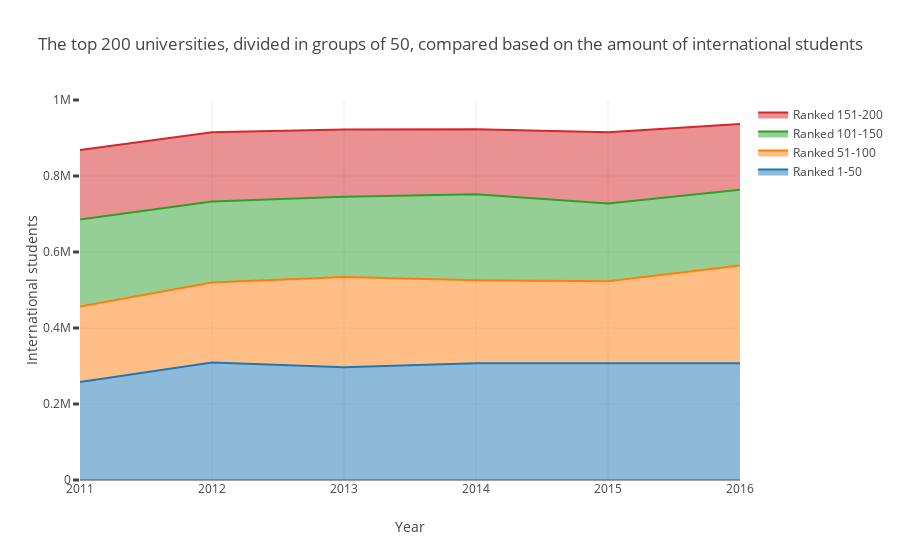

Notebook source saved alongside this figure:
### Code cell
averages = []

for i in range(2011, 2017, 1):
    averages.append(average_intstudent(i))

trace0 = dict(
    x=years,
    y=[averages[0][0], averages[1][0], averages[2][0], averages[3][0], averages[4][0], averages[5][0]],
    hoverinfo='x+y',
    mode='lines',
    stackgroup='one',
    name = 'Ranked 1-50'
)
trace1 = dict(
    x=years,
    y=[averages[0][1], averages[1][1], averages[2][1], averages[3][1], averages[4][1], averages[5][1]],
    hoverinfo='x+y',
    mode='lines',
    stackgroup='one',
    name = 'Ranked 51-100'
)
trace2 = dict(
    x=years,
    y=[averages[0][2], averages[1][2], averages[2][2], averages[3][2], averages[4][2], averages[5][2]],
    hoverinfo='x+y',
    mode='lines',
    stackgroup='one',
    name = 'Ranked 101-150'
)
trace3 = dict(
    x=years,
    y=[averages[0][3], averages[1][3], averages[2][3], averages[3][3], averages[4][3], averages[5][3]],
    hoverinfo='x+y',
    mode='lines',
    stackgroup='one',
    name = 'Ranked 151-200'
)
data = [trace0, trace1, trace2, trace3]
layout = go.Layout(
    title = 'The top 200 universities, divided in groups of 50, compared based on the amount of international students',
    yaxis = go.layout.YAxis(
        range=[0, 1000000],
        title = 'International students',
        ticklen= 6,
        tickwidth= 3
    ),
    xaxis = go.layout.XAxis(
        title = 'Year'
    )
    
)

fig = go.Figure(data=data, layout=layout)
iplot(fig, filename='stacked-area-plot-hover', validate=False)

### Figure 1 — Plotly figure (JSON) as saved in the notebook; plotly's stock layout.template omitted (floating-point values rounded to 4 significant figures)
{"data": [{"hoverinfo": "x+y", "mode": "lines", "name": "Ranked 1-50", "stackgroup": "one", "type": "scatter", "uid": "ba9b3f92-c72a-44ed-afce-9ae6bad048eb", "x": [2011, 2012, 2013, 2014, 2015, 2016], "y": [257800.0, 309000.0, 296800.0, 307200.0, 307200.0, 307100.0]}, {"hoverinfo": "x+y", "mode": "lines", "name": "Ranked 51-100", "stackgroup": "one", "type": "scatter", "uid": "9345e9d7-789c-4e00-aa84-0f1ce159b396", "x": [2011, 2012, 2013, 2014, 2015, 2016], "y": [199000.0, 210900.0, 237100.0, 218500.0, 216013, 257700.0]}, {"hoverinfo": "x+y", "mode": "lines", "name": "Ranked 101-150", "stackgroup": "one", "type": "scatter", "uid": "857d9f81-5cfc-4fa8-9149-f502c05fd171", "x": [2011, 2012, 2013, 2014, 2015, 2016], "y": [228500.0, 213100.0, 211600.0, 226600.0, 204700.0, 199300.0]}, {"hoverinfo": "x+y", "mode": "lines", "name": "Ranked 151-200", "stackgroup": "one", "type": "scatter", "uid": "08abc11c-0ae3-45c4-bcdf-4c892419533c", "x": [2011, 2012, 2013, 2014, 2015, 2016], "y": [182800.0, 182000.0, 176800.0, 170700.0, 187100.0, 172700.0]}], "layout": {"title": {"text": "The top 200 universities, divided in groups of 50, compared based on the amount of international students"}, "xaxis": {"title": {"text": "Year"}}, "yaxis": {"range": [0, 1000000], "ticklen": 6, "tickwidth": 3, "title": {"text": "International students"}}}}
